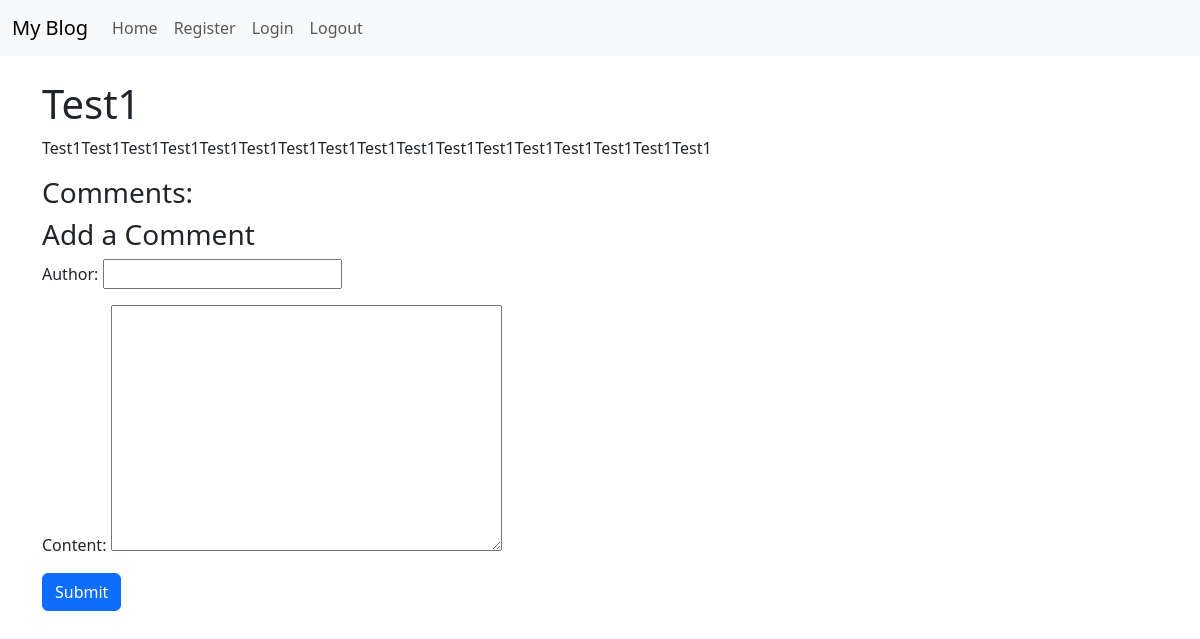
/post/1/, run on an earlier commit of the app's database.
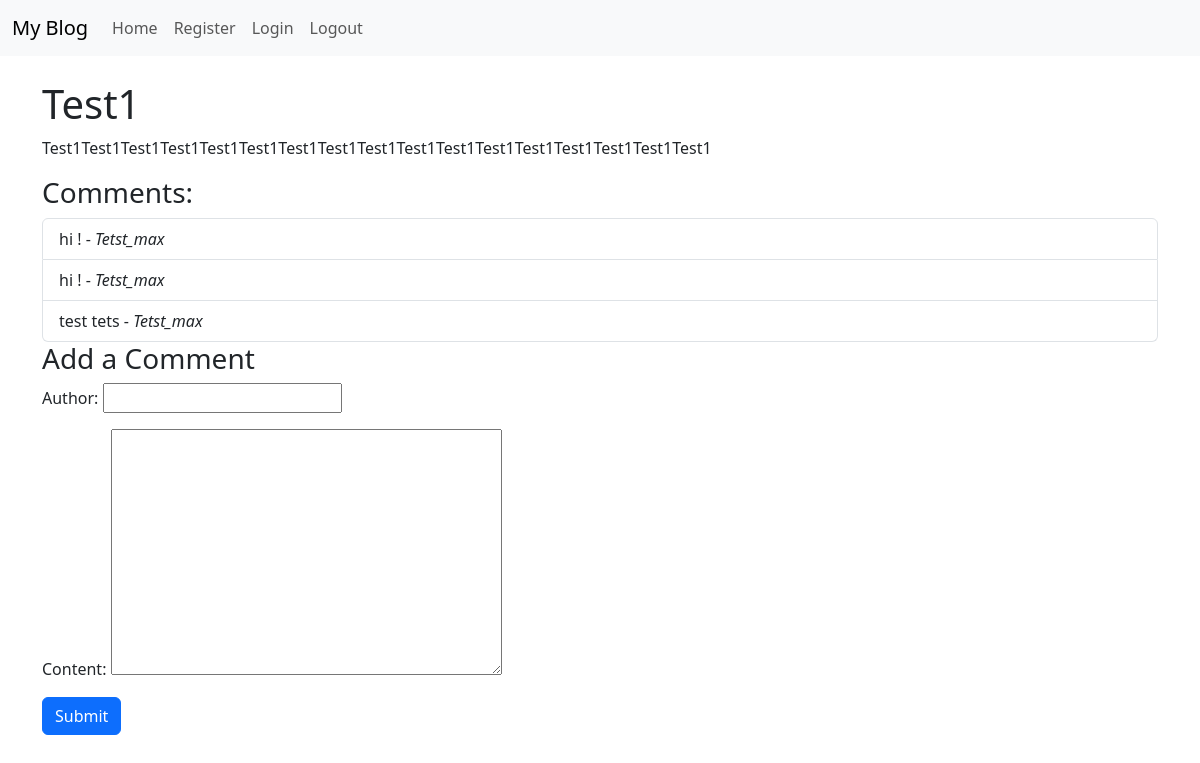
And on a later commit of the database.
### greetings/models.py (models this page shows, shortened)
class Post(models.Model):
    title = models.CharField(max_length=100)
    content = models.TextField()
    created_at = models.DateTimeField(auto_now_add=True)
    category = models.ForeignKey(Category, on_delete=models.SET_NULL, null=True, blank=True)
    tags = TaggableManager()
    author = models.ForeignKey(User, on_delete=models.CASCADE, default=1)

class Comment(models.Model):
    post = models.ForeignKey(Post, related_name='comments', on_delete=models.CASCADE)
    author = models.CharField(max_length=100)
    content = models.TextField()
    created_at = models.DateTimeField(auto_now_add=True)

### greetings/views.py (the view)
# urls.py: path('post/<int:post_id>/', views.post_detail, name='post_detail'),
def post_detail(request, post_id):
    post = get_object_or_404(Post, id=post_id)  # Проверка на существование поста
    comments = post.comments.all()  # Получение всех комментариев к посту
    if request.method == 'POST':
        form = CommentForm(request.POST)
        if form.is_valid():
            new_comment = form.save(commit=False)
            new_comment.post = post  # Связываем комментарий с постом
            new_comment.save()
            if post.author.email:  # Проверка, что у автора есть email
                send_mail(
                    'New Comment on Your Post',
                    f'A new comment was posted on your post "{post.title}".',
                    'from@example.com',  # Отправитель
                    [post.author.email],  # Получатель — email автора
                    fail_silently=False,
                )
            return redirect('post_detail', post_id=post.id)
    else:
        form = CommentForm()
    return render(request, 'post_detail.html', {'post': post, 'comments': comments, 'form': form})

### greetings/forms.py
class CommentForm(forms.ModelForm):
    class Meta:
        model = Comment
        fields = ['author', 'content']

### greetings/templates/post_detail.html (shortened to what this page needs)
{% extends "base.html" %}
{% block content %}
<h1>{{ post.title }}</h1>
<p>{{ post.content }}</p>
<h3>Comments:</h3>
<ul class="list-group">
    {% for comment in comments %}
        <li class="list-group-item">{{ comment.content }} - <i>{{ comment.author }}</i></li>
    {% endfor %}
</ul>
<h3>Add a Comment</h3>
<form method="post">
    {{ form.as_p }}
    <button type="submit" class="btn btn-primary">Submit</button>
</form>
{% endblock %}

### greetings/templates/base.html (shortened to what this page needs)
<!DOCTYPE html>
<html lang="en">
<head>
    {% load static %}
    <link rel="stylesheet" href="{% static 'styles.css' %}">
    <link href="https://cdn.jsdelivr.net/npm/bootstrap@5.3.2/dist/css/bootstrap.min.css" rel="stylesheet">
</head>
<body>
<nav class="navbar navbar-expand-lg navbar-light bg-light">
    <div class="container-fluid">
        <a class="navbar-brand" href="{% url 'home' %}">My Blog</a>
        <div class="collapse navbar-collapse" id="navbarNav">
            <ul class="navbar-nav">
                <li class="nav-item">
                    <a class="nav-link" href="{% url 'home' %}">Home</a>
                </li>
                <li class="nav-item">
                    <a class="nav-link" href="{% url 'register' %}">Register</a>
                </li>
                <li class="nav-item">
                    <a class="nav-link" href="{% url 'login' %}">Login</a>
                </li>
                <li class="nav-item">
                    <a class="nav-link" href="{% url 'logout' %}">Logout</a>
                </li>
            </ul>
        </div>
    </div>
</nav>
<div class="container mt-4">
    {% block content %}
    {% endblock %}
</div>
</body>
</html>

### greetings/static/styles.css (style rules this page uses)
body { background-color: #f8f9fa; }
.navbar { margin-bottom: 20px; }

What changed in the data, as far as the page shows it:
added Comment: content "hi !", author "Tetst_max"
added Comment: content "hi !", author "Tetst_max"
added Comment: content "test tets", author "Tetst_max"
